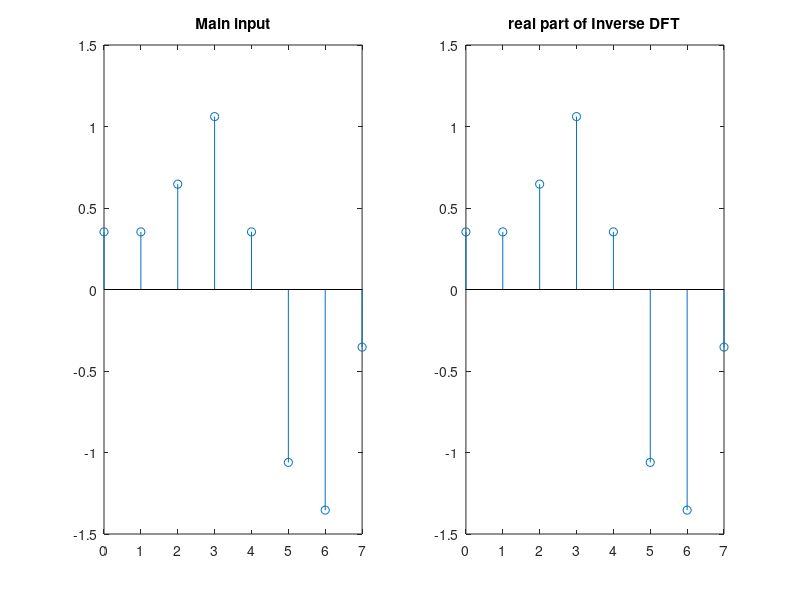
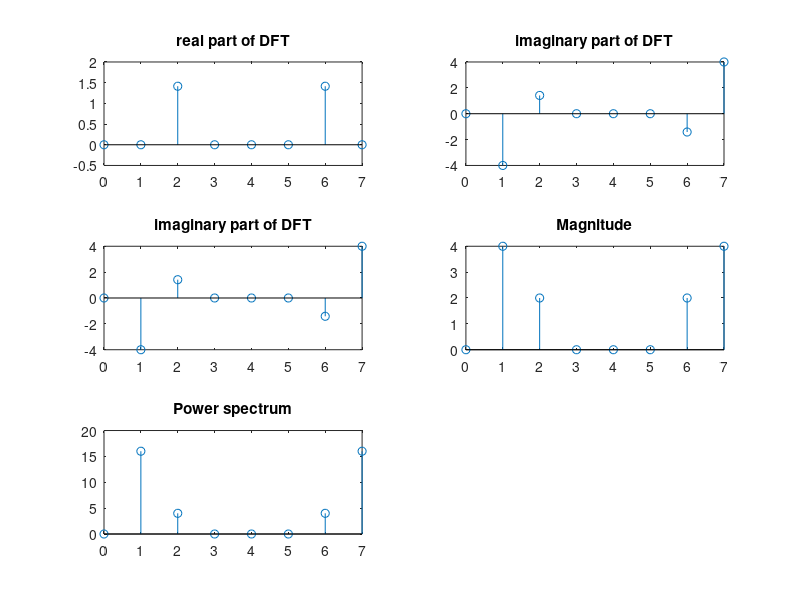

Here is the MATLAB script that generated these plots, in order:
clc;
clear all;
close all;

fs=8000;
ts=1/fs;
N=8;
n=0:N-1;
x=sin(2*pi*1000*n*ts) + 0.5*sin(2*pi*2000*n*ts + 3*pi/4);
figure(1)
subplot(1,2,1);
stem(n,x);
title('Main input');
%x = [1 2 3 4 5 6 7 8]
X = zeros(1,N);
for m = 1:N
    for n = 1:N
        X(m) = X(m) + x(n)*exp(-2*j*pi*(n-1)*(m-1)/N);
    end
end
n = 0:N-1;
rX = real(X);
iX = imag(X);
figure(2);
subplot(3,2,1);
stem(n,rX);
title('real part of DFT');
subplot(3,2,2);
stem(n,iX);
title('imaginary part of DFT');
subplot(3,2,3);
stem(n,iX);
title('imaginary part of DFT');
subplot(3,2,4);
stem(n,abs(X));
title('Magnitude');
y = abs(X).^2;
subplot(3,2,5)
stem(n,y);
title('Power spectrum');

ln=length(X);
x=zeros(1,ln);

for i=1:ln
    for n=1:ln
        x(i)=x(i)+(X(n)*exp(2*pi*j*(i-1)*(n-1)/ln));
    end
    x(i)=(1/ln)*x(i);
end
n=0:N-1;
rx = real(x);
figure(1);
subplot(1,2,2);
stem(n,rx);
title('real part of Inverse DFT');
